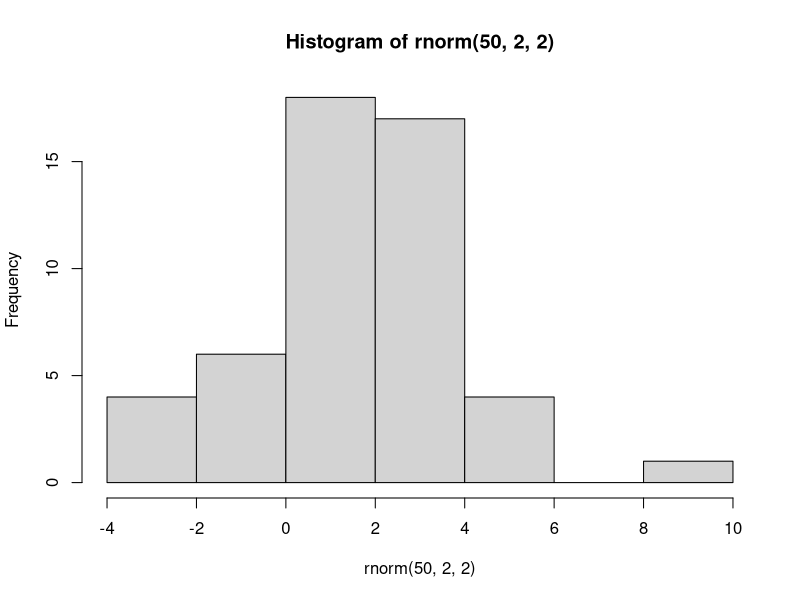
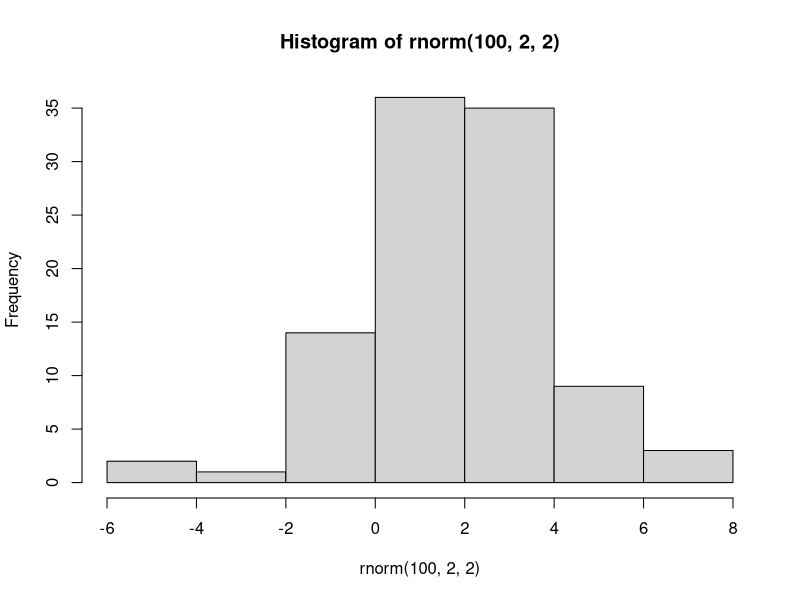
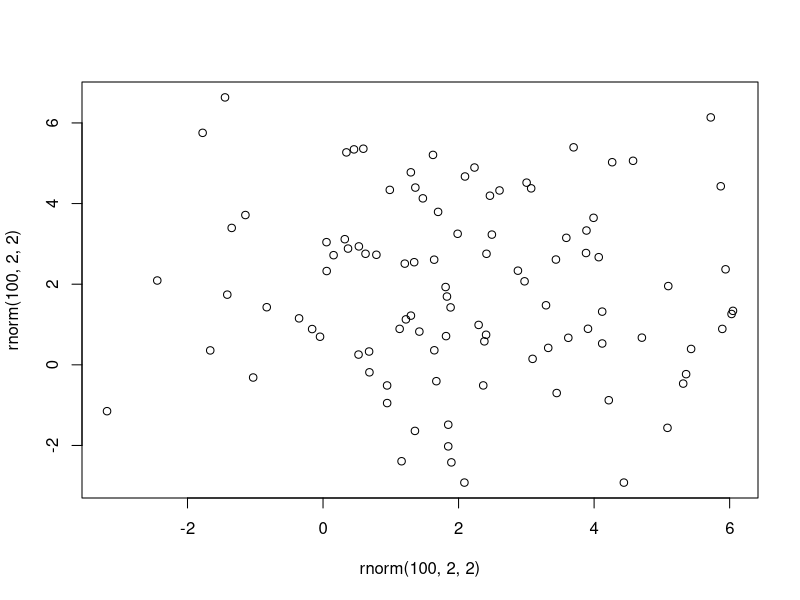

Write R code to recreate these figures, in order.
### This is a Test R-script with some real code in it

# let's make a histogram
hist(rnorm(50, 2, 2))

# let's make another one
hist(rnorm(100, 2, 2))

# let's make a scatterplot
plot(rnorm(100,2,2), rnorm(100,2,2))

